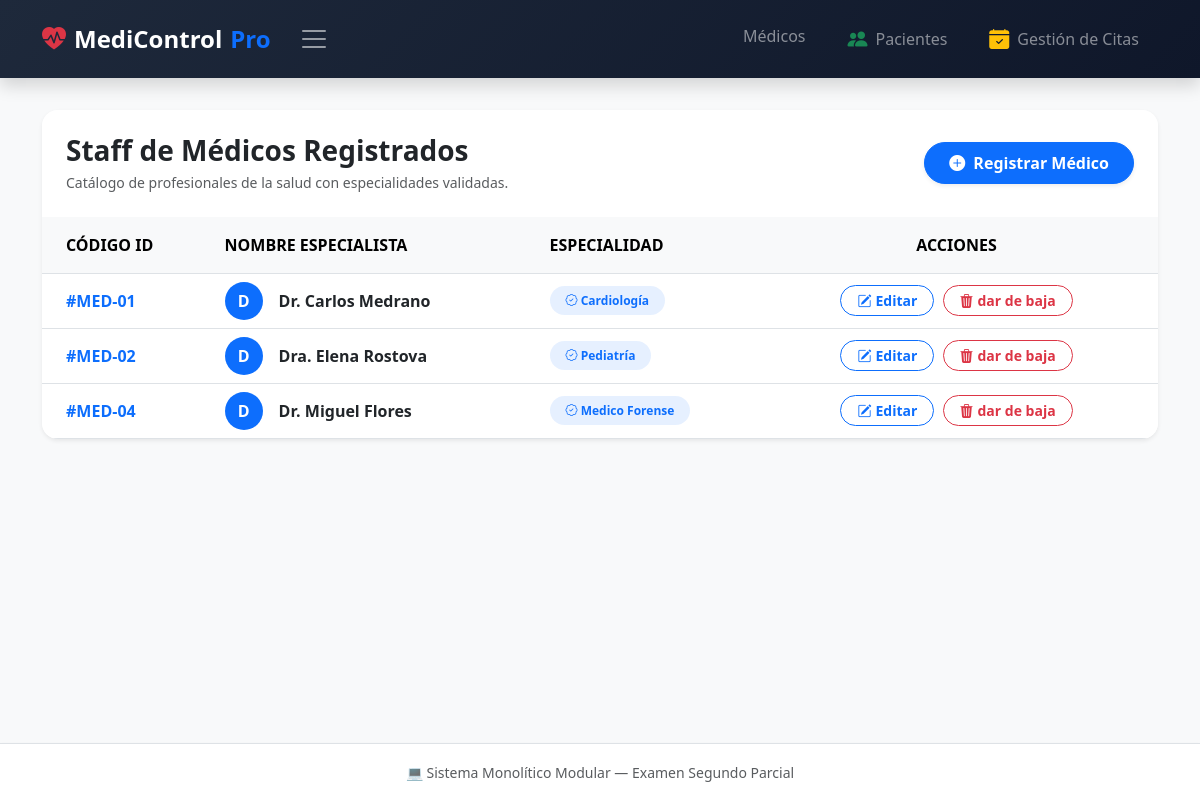
The page /medicos/ on the database its author committed.
### blueprintapp/medicos/models.py (models this page shows)
class Medico(db.Model):
    __tablename__ = 'medicos'
    id = db.Column(db.Integer, primary_key=True)
    nombre = db.Column(db.String(100), nullable=False)
    especialidad = db.Column(db.String(100), nullable=False)
    citas = db.relationship('Cita', backref='medico', lazy=True, cascade="all, delete-orphan")

### blueprintapp/medicos/routes.py (the view)
@bp_medicos.route('/')
def index():
    medicos = Medico.query.all()
    return render_template('medicos/index.html', medicos=medicos)

### blueprintapp/medicos/templates/medicos/index.html (shortened to what this page needs)
{% extends 'base.html' %}
{% block content %}
<div class="card border-0 shadow-sm rounded-4 overflow-hidden">
    <div class="card-header bg-white p-4 border-0 d-flex flex-sm-row flex-column justify-content-between align-items-sm-center gap-3">
        <div>
            <h3 class="fw-bold text-dark mb-1"> Staff de Médicos Registrados</h3>
            <p class="text-muted mb-0 small">Catálogo de profesionales de la salud con especialidades validadas.</p>
        </div>
        <a href="{{ url_for('medicos.crear') }}" class="btn btn-primary px-4 py-2 rounded-pill fw-bold d-flex align-items-center gap-2 shadow-sm">
            <i class="bi bi-plus-circle-fill"></i> Registrar Médico
        </a>
    </div>
    <div class="table-responsive">
        <table class="table table-hover align-middle mb-0 text-nowrap">
            <thead class="table-light text-uppercase fs-7 text-secondary border-bottom">
                <tr>
                    <th class="ps-4 py-3">Código ID</th>
                    <th class="py-3">Nombre Especialista</th>
                    <th class="py-3">Especialidad</th>
                    <th class="pe-4 py-3 text-center">Acciones</th>
                </tr>
            </thead>
            <tbody>
                {% for m in medicos %}
                <tr>
                    <td class="ps-4 fw-bold text-primary">#MED-0{{ m.id }}</td>
                    <td>
                        <div class="d-flex align-items-center gap-3">
                            <div class="avatar bg-primary text-white rounded-circle d-flex align-items-center justify-content-center fw-bold" style="width: 38px; height: 38px;">
                                {{ m.nombre[:1].upper() }}
                            </div>
                            <span class="fw-semibold text-dark">{{ m.nombre }}</span>
                        </div>
                    </td>
                    <td><span class="badge bg-primary bg-opacity-10 text-primary px-3 py-2 rounded-pill fw-bold"><i class="bi bi-patch-check"></i> {{ m.especialidad }}</span></td>
                    <td class="pe-4 text-center">
                        <a href="{{ url_for('medicos.editar', id=m.id) }}" class="btn btn-sm btn-outline-primary px-3 rounded-pill fw-bold d-inline-flex align-items-center gap-1 me-1">
                            <i class="bi bi-pencil-square"></i> Editar
                        </a>
                        <form action="{{ url_for('medicos.eliminar', id=m.id) }}" method="POST" style="display:inline;">
                            <button class="btn btn-sm btn-outline-danger px-3 rounded-pill fw-bold d-inline-flex align-items-center gap-1" onclick="return confirm('¿Eliminar registro?')">
                                <i class="bi bi-trash3-fill"></i> dar de baja
                            </button>
                        </form>
                    </td>
                </tr>
                {% endfor %}
            </tbody>
        </table>
    </div>
</div>
{% endblock %}

### rows shown on the page
Medico: id "1", nombre "D", nombre "Dr. Carlos Medrano", especialidad "Cardiología"
Medico: id "2", nombre "D", nombre "Dra. Elena Rostova", especialidad "Pediatría"
Medico: id "4", nombre "D", nombre "Dr. Miguel Flores", especialidad "Medico Forense"
